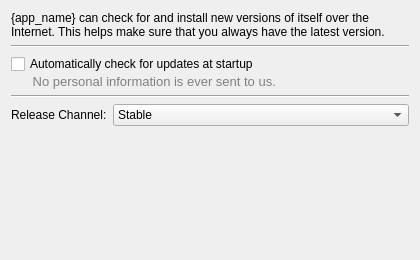
<?xml version="1.0" encoding="UTF-8"?>
<ui version="4.0">
 <class>preferencesForm</class>
 <widget class="QWidget" name="preferencesForm">
  <property name="geometry">
   <rect>
    <x>0</x>
    <y>0</y>
    <width>420</width>
    <height>260</height>
   </rect>
  </property>
  <property name="windowTitle">
   <string>Updates</string>
  </property>
  <layout class="QVBoxLayout" name="verticalLayout_2">
   <item>
    <widget class="QLabel" name="infoLabel">
     <property name="text">
      <string>{app_name} can check for and install new versions of itself over the Internet. This helps make sure that you always have the latest version.</string>
     </property>
     <property name="wordWrap">
      <bool>true</bool>
     </property>
    </widget>
   </item>
   <item>
    <widget class="Line" name="line_2">
     <property name="orientation">
      <enum>Qt::Horizontal</enum>
     </property>
    </widget>
   </item>
   <item>
    <layout class="QVBoxLayout" name="verticalLayout">
     <property name="spacing">
      <number>0</number>
     </property>
     <item>
      <layout class="QHBoxLayout" name="horizontalLayout_2">
       <item>
        <widget class="QCheckBox" name="updateCheckBox">
         <property name="text">
          <string>Automatically check for updates at startup</string>
         </property>
        </widget>
       </item>
      </layout>
     </item>
     <item>
      <widget class="QLabel" name="label_3">
       <property name="text">
        <string>&lt;!DOCTYPE HTML PUBLIC &quot;-//W3C//DTD HTML 4.0//EN&quot; &quot;http://www.w3.org/TR/REC-html40/strict.dtd&quot;&gt;
&lt;html&gt;&lt;head&gt;&lt;meta name=&quot;qrichtext&quot; content=&quot;1&quot; /&gt;&lt;style type=&quot;text/css&quot;&gt;
p, li { white-space: pre-wrap; }
&lt;/style&gt;&lt;/head&gt;&lt;body style=&quot; font-family:'Lucida Grande'; font-size:13pt; font-weight:400; font-style:normal;&quot;&gt;
&lt;p style=&quot; margin-top:0px; margin-bottom:0px; margin-left:0px; margin-right:0px; -qt-block-indent:0; text-indent:0px;&quot;&gt;&lt;span style=&quot; font-size:10pt; color:#808080;&quot;&gt;      No personal information is ever sent to us.&lt;/span&gt;&lt;/p&gt;&lt;/body&gt;&lt;/html&gt;</string>
       </property>
       <property name="alignment">
        <set>Qt::AlignLeading|Qt::AlignLeft|Qt::AlignVCenter</set>
       </property>
      </widget>
     </item>
    </layout>
   </item>
   <item>
    <widget class="Line" name="line">
     <property name="orientation">
      <enum>Qt::Horizontal</enum>
     </property>
    </widget>
   </item>
   <item>
    <layout class="QHBoxLayout" name="horizontalLayout">
     <item>
      <widget class="QLabel" name="label">
       <property name="text">
        <string>Release Channel:</string>
       </property>
      </widget>
     </item>
     <item>
      <widget class="QComboBox" name="channelComboBox">
       <property name="sizePolicy">
        <sizepolicy hsizetype="Expanding" vsizetype="Fixed">
         <horstretch>0</horstretch>
         <verstretch>0</verstretch>
        </sizepolicy>
       </property>
       <item>
        <property name="text">
         <string>Stable</string>
        </property>
       </item>
      </widget>
     </item>
    </layout>
   </item>
   <item>
    <spacer name="verticalSpacer">
     <property name="orientation">
      <enum>Qt::Vertical</enum>
     </property>
     <property name="sizeHint" stdset="0">
      <size>
       <width>20</width>
       <height>71</height>
      </size>
     </property>
    </spacer>
   </item>
  </layout>
 </widget>
 <resources/>
 <connections/>
</ui>
